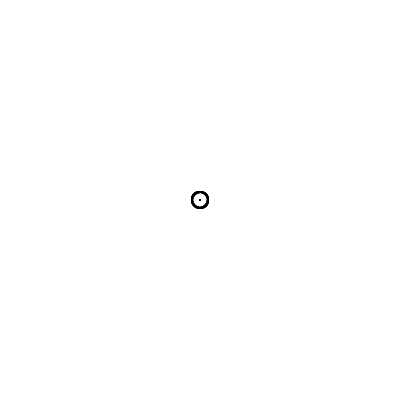
Frame 1 (no input)
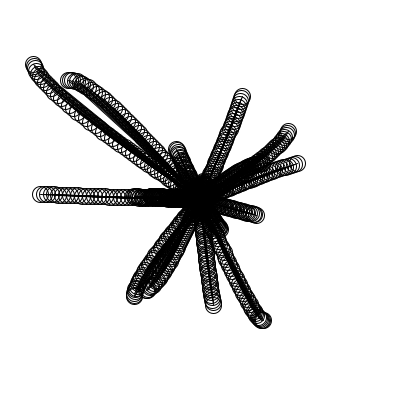
Frame 60 (the mouse pressed at the canvas centre just before this capture)
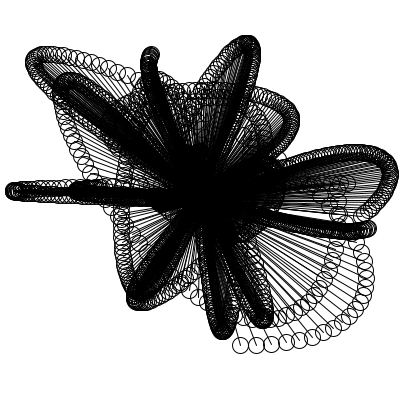
Frame 120 (the mouse held since frame 60 and released just before this capture)

The Processing sketch that drew these frames (run headless with seeded random() and noise(); from frame 60 on, the mouse is pressed at the canvas centre):

// Processing sketch: oscillator
// ── oscillator.pde
class Oscillator {
  PVector angle;
  PVector velocity;
  PVector amplitude;
  PVector acceleration;
  
  Oscillator() {
    angle = new PVector();
    velocity = new PVector(0,0);
    acceleration = new PVector(random(-0.001, 0.001), random(-0.001, 0.001));
    amplitude = new PVector(random(width/2), random(height/2));
  }
  
  void oscillate() {
    velocity.add(acceleration);
    angle.add(velocity);
  }
  
  void display() {
    float x = sin(angle.x) * amplitude.x;
    float y = sin(angle.y) * amplitude.y;
    
    pushMatrix();
    translate(width/2, height/2);
    
    stroke(0);
    
    line(0,0,x,y);
    ellipse(x, y, 16, 16);
    popMatrix();
  }
}

ArrayList<Oscillator> oscillators = new ArrayList<Oscillator>();

void setup() {
  size(400,400);
  background(255);
  noFill();
  
  for(int i = 0; i < 20; i++) {
    oscillators.add(new Oscillator());
  }
}

void draw() {
  for(int i = 0; i < oscillators.size(); i++) {
    oscillators.get(i).oscillate();
    oscillators.get(i).display();
  }
}
  
